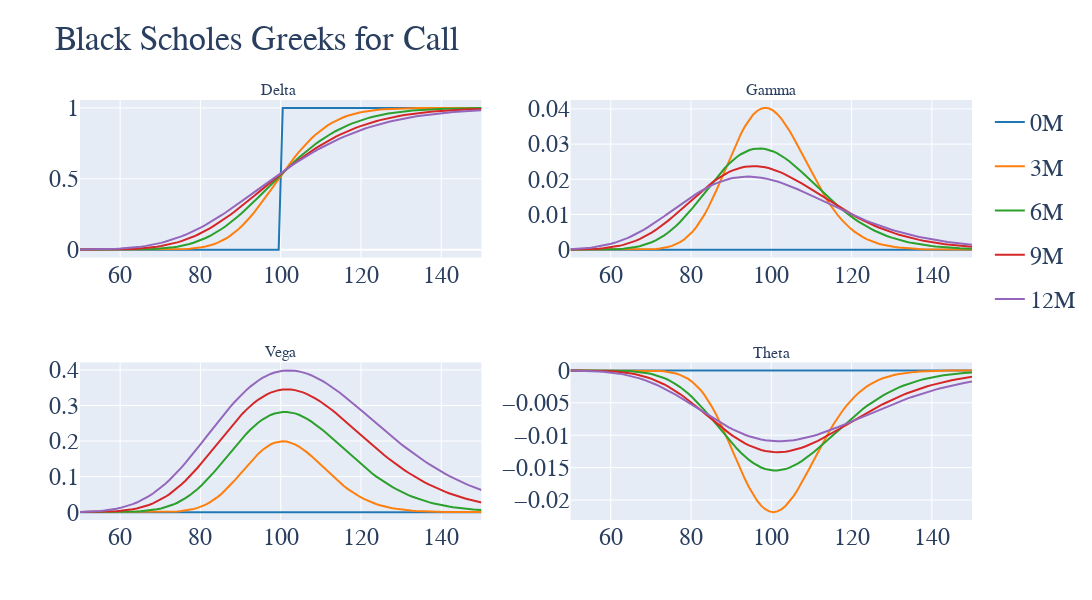

The code cell stored with this chart in its notebook:
### Code cell
# # Plot graph iteratively
# fig, ax = plt.subplots(2,2, figsize=(20,10))
fig = make_subplots(rows=2, cols=2, subplot_titles=("Delta ", "Gamma", "Vega", "Theta"))
for i, (k,v) in enumerate(d.items()):
    fig.add_trace(go.Scatter(x=x, y=BS(x,100,0.0,v,0.2).callDelta, name=k, legendgroup=f'group{k}', line=dict(color=cols[i])), row=1, col=1)
    fig.add_trace(go.Scatter(x=x, y=BS(x,100,0.0,v,0.2).gamma, name=k, legendgroup=f'group{k}', line=dict(color=cols[i]), showlegend=False), row=1, col=2)
    fig.add_trace(go.Scatter(x=x, y=BS(x,100,0.0,v,0.2).vega, name=k, legendgroup=f'group{k}', line=dict(color=cols[i]), showlegend=False), row=2, col=1)
    fig.add_trace(go.Scatter(x=x, y=BS(x,100,0.0,v,0.2).callTheta, name=k, legendgroup=f'group{k}', line=dict(color=cols[i]), showlegend=False), row=2, col=2)

    
fig.update_layout(
    title="Black Scholes Greeks for Call",
    width=1200,
    height=600,
    font=dict(
        family="Arial",
        size=24
    )
)

fig.show()
